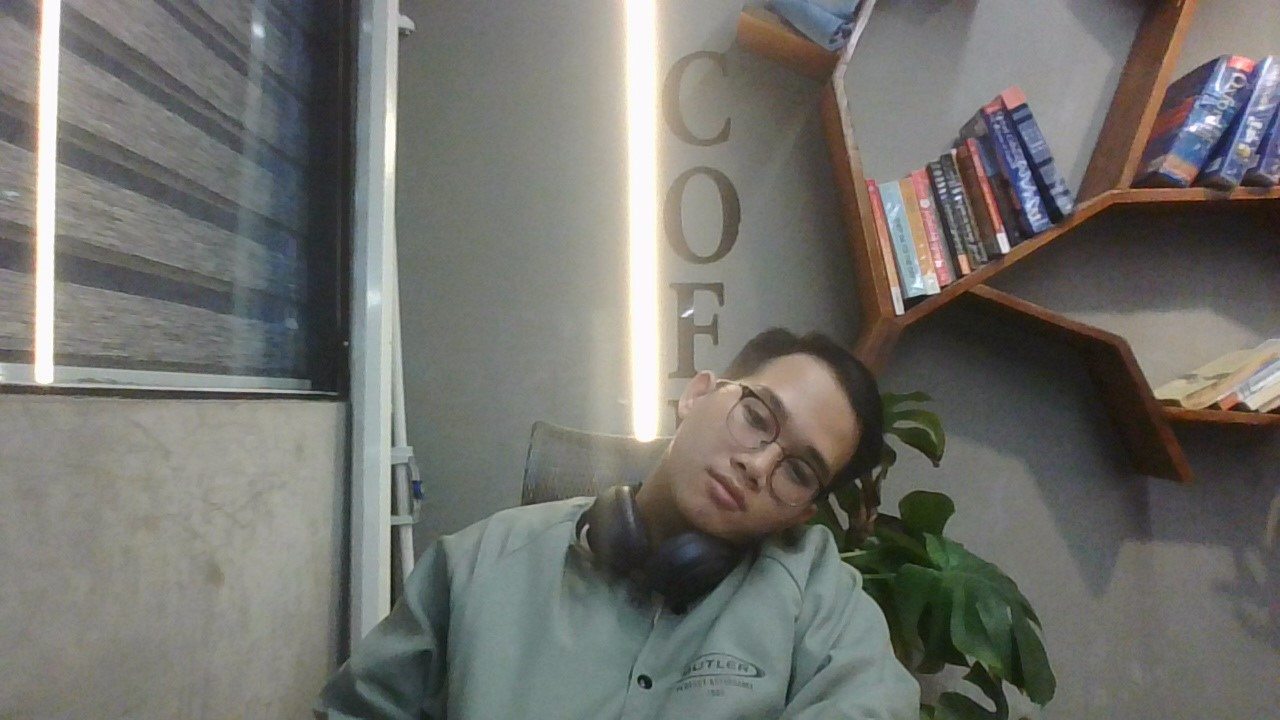
#> input picture 11_11_25/pictures/duy.jpg, 1280 x 720 px
$ jupyter execute 1.ipynb
#> lines starting #> are read from the running program, lines starting #| are printed output that depends on the picture
# Bài 1: Khởi tạo & Làm Âm Ảnh
1. Đọc ảnh mức xám
2. Tạo ảnh âm bản bằng công thức: $g = 255 - f$
3. Hiển thị ảnh gốc và ảnh âm bản

[cell 1]
import cv2
import numpy as np
import matplotlib.pyplot as plt

raw_img = cv2.imread("pictures/duy.jpg")
#> raw_img is the input picture: shape (720, 1280, 3); mean B, G, R 108.6, 113.5, 113.9

gray_img = cv2.cvtColor(raw_img, cv2.COLOR_BGR2GRAY)
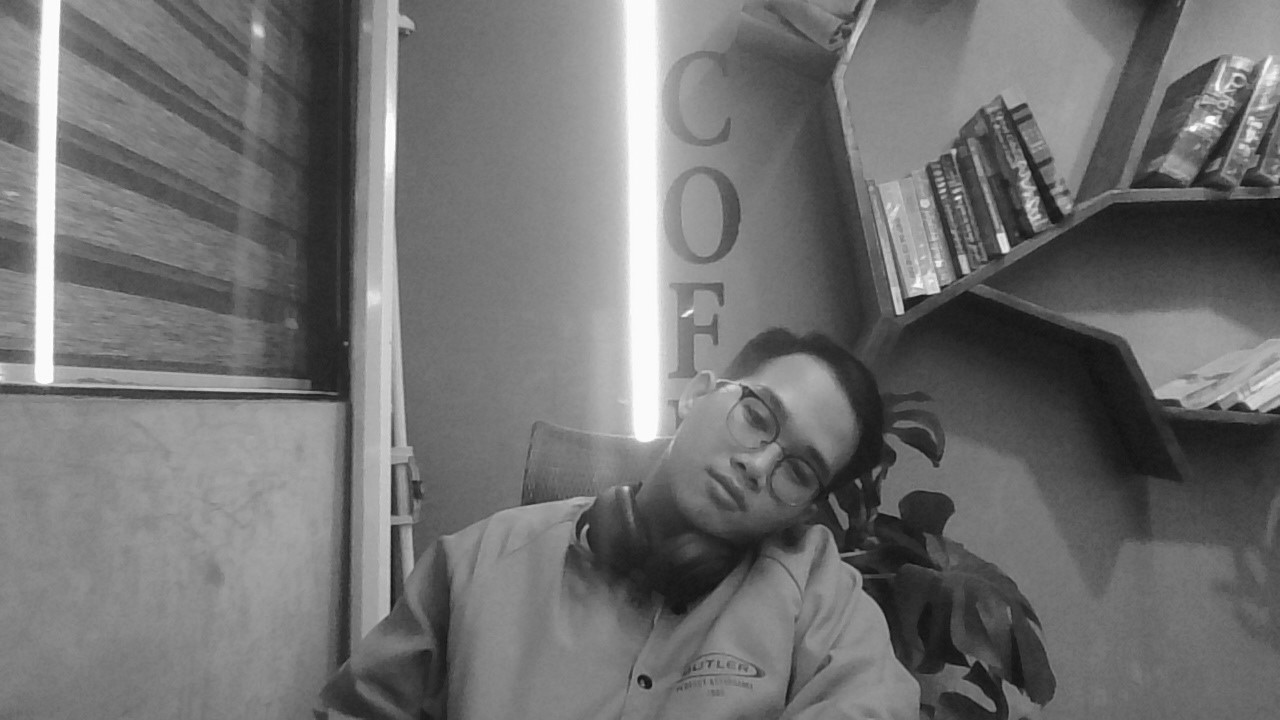
#> gray_img: shape (720, 1280); min 9, max 255, mean 113.1

neg_img = cv2.subtract(255,gray_img)
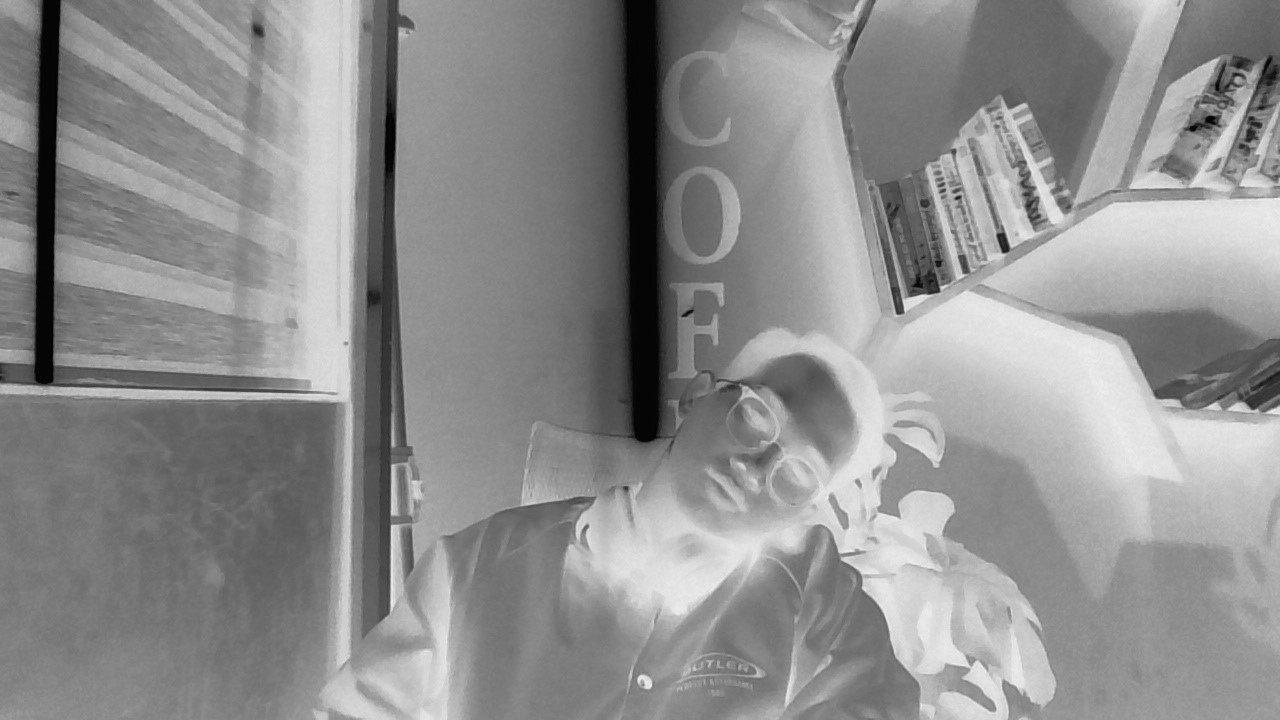
#> neg_img: shape (720, 1280); min 0, max 246, mean 141.9

plt.figure(figsize=(10,10))

plt.subplot(1,2,1)
plt.title("Ảnh gốc")
plt.imshow(gray_img)
# plt.imshow(cv2.cvtColor(raw_img, cv2.COLOR_BGR2RGB))
plt.imshow(gray_img, cmap='gray')
plt.axis("off")

plt.subplot(1,2,2)
plt.title("Ảnh âm bản")
plt.imshow(neg_img, cmap='gray')
plt.axis("off")

plt.tight_layout()
plt.show()
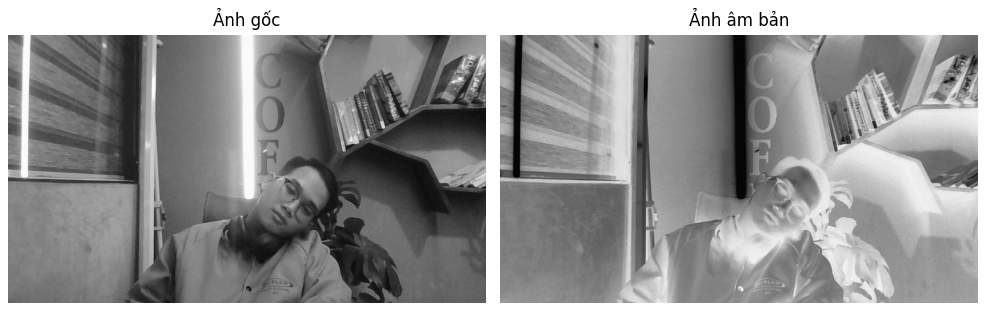
#> figure drawn by matplotlib, 2 panels
